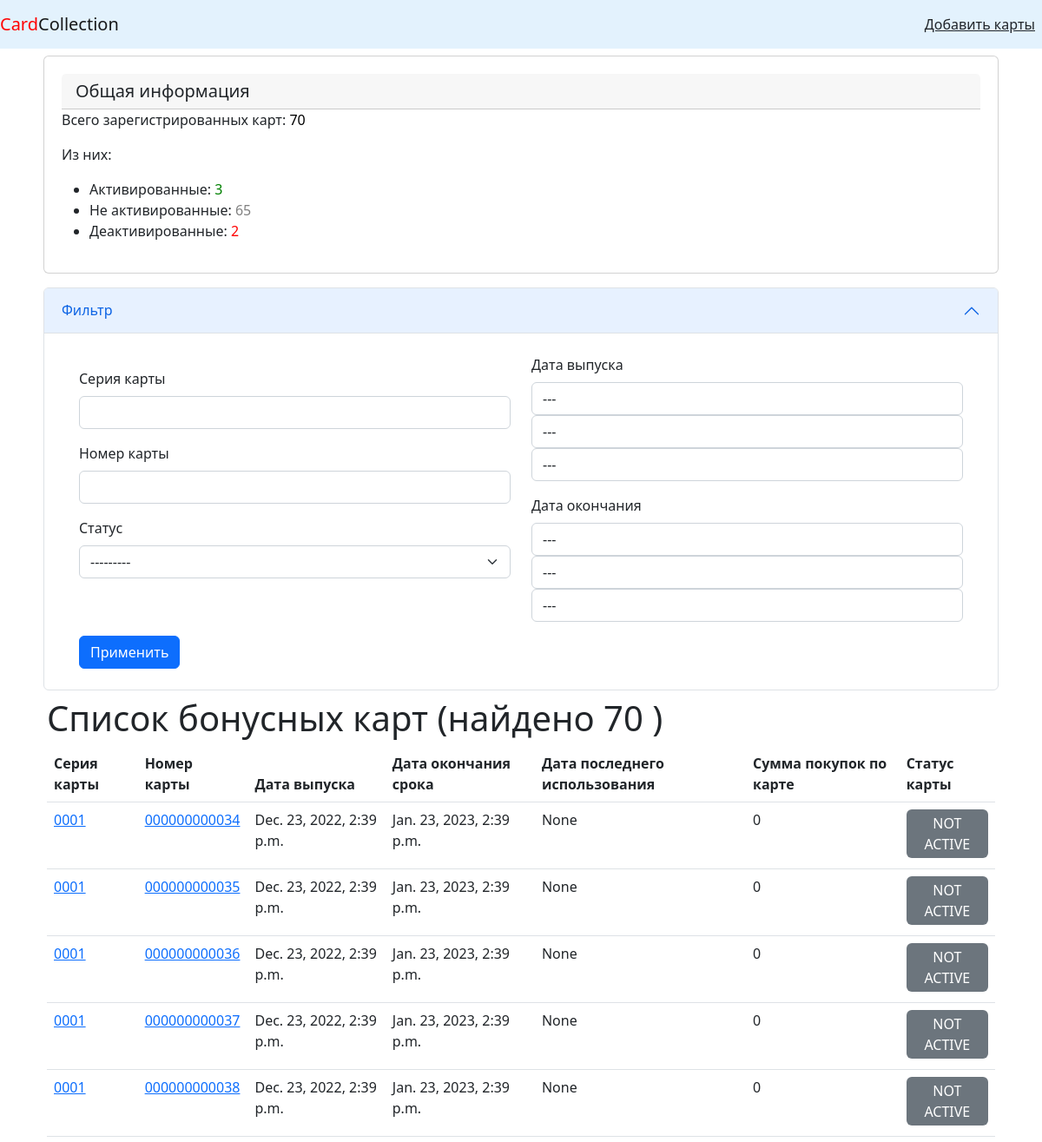
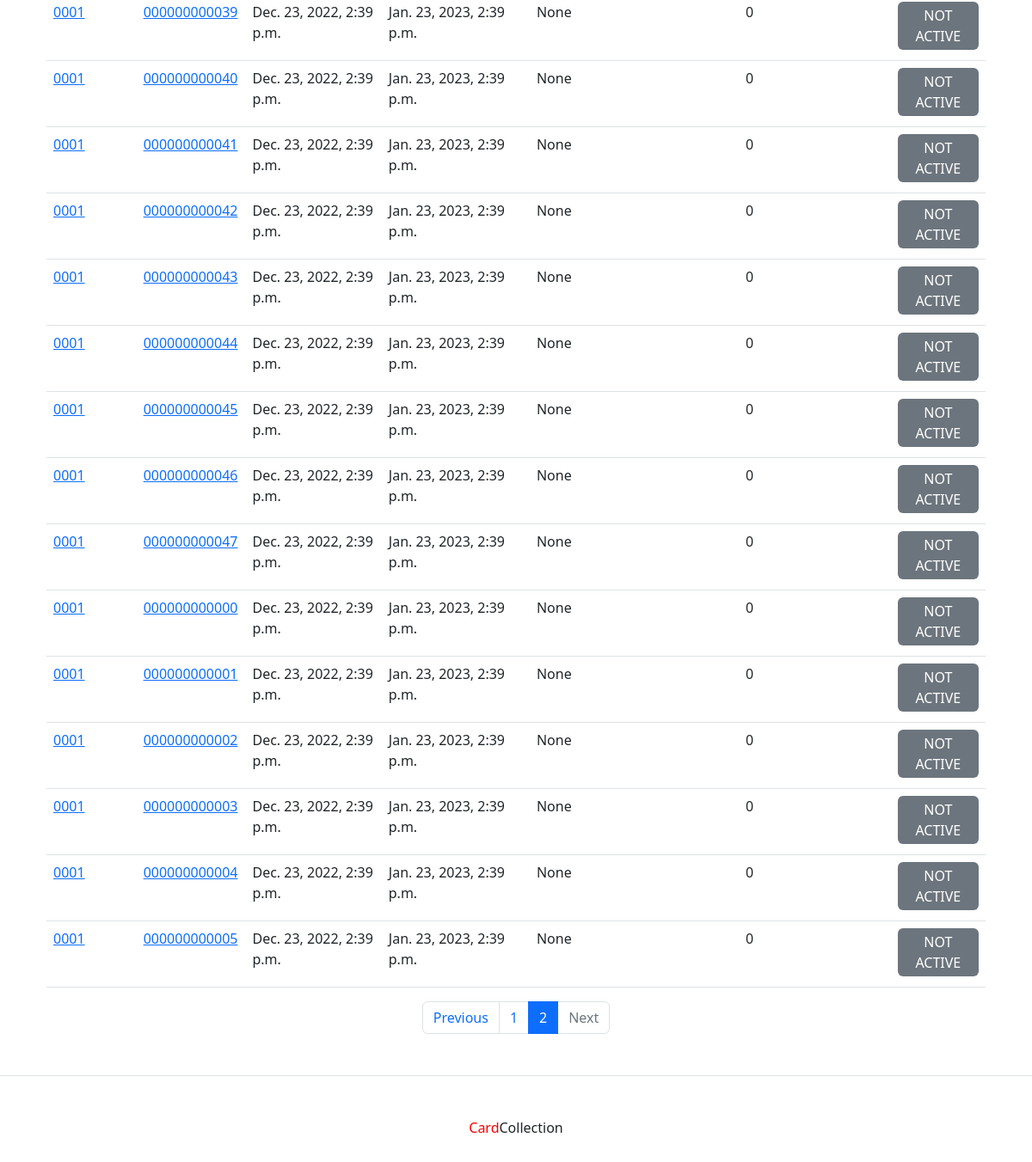
Screenshot of /?page=2 with the database file from the repository (2 pictures, top to bottom).
### bonuscards/models.py (models this page shows, shortened)
class BonusCard(models.Model):
    card_series = models.CharField(max_length=4, validators=[validate_numbers],
                                   verbose_name='Серия карты')
    card_number = models.CharField(max_length=12, validators=[validate_numbers],
                                   verbose_name='Номер карты')
    release_date = models.DateTimeField(auto_now_add=True, verbose_name='Дата выпуска', )
    expire_date = models.DateTimeField(auto_now_add=False, verbose_name='Дата окончания', )
    last_active_date = models.DateTimeField(auto_now_add=False, verbose_name='Дата последнего использования', blank=True, null=True,
                                            default=None)
    total_purchases = models.PositiveIntegerField(default=0)
    status = models.CharField(max_length=100, choices=CARD_STATUS, default="NOT ACTIVE", verbose_name='Статус')
    class Meta:
        verbose_name = 'Bonus_Card'
        ordering = ('-release_date',)
        unique_together = ('card_series', 'card_number')

### bonuscards/views.py (the view)
# urls.py: path('', views.CardsView.as_view(), name='index'),
class CardsView(ListView):
    model = BonusCard
    context_object_name = 'bonuscards'
    template_name = 'main_page_with_filters_and_stats.html'
    def get_context_data(self, **kwargs):
        context = super().get_context_data(**kwargs)
        filtered_cards = CardFilter(self.request.GET, queryset=self.get_queryset())
        context['filter_form'] = filtered_cards.form
        context['filter_items_count'] = filtered_cards.qs.count()
        paginator = Paginator(filtered_cards.qs, 50)
        page = self.request.GET.get('page')
        try:
            context['filter_qs'] = paginator.page(page)
        except PageNotAnInteger:
            context['filter_qs'] = paginator.page(1)
        except EmptyPage:
            context['filter_qs'] = paginator.page(paginator.num_pages)
        context['total_cards'] = BonusCard.objects.all().count
        context['active_cards'] = BonusCard.objects.filter(status='ACTIVE').count()
        context['deactive_cards'] = BonusCard.objects.filter(status='DEACTIVE').count()
        context['not_active_cards'] = BonusCard.objects.filter(status='NOT ACTIVE').count()
        return context

### templates/main_page_with_filters_and_stats.html (shortened to what this page needs)
{% extends "base.html" %}
{% load crispy_forms_tags %}
{% load crispy_forms_filters %}
{% block content %}
    <div class="container p-2 ">
        <div class="card p-1">
            <div class="card-body">
                <h5 class="card-header">Общая информация</h5>
                <p class="card-text">Всего зарегистрированных карт: <span
                        style="color:black">{{ total_cards }}</span></p>
                <p class="card-text">Из них:</p>
                <ul>
                    <li>
                        <p class="card-text">Активированные: <span style="color:Green">{{ active_cards }}</span>
                        </p></li>
                    <li><p class="card-text">Не активированные: <span
                            style="color:Grey">{{ not_active_cards }}</span></p></li>
                    <li><p class="card-text">Деaктивированные: <span style="color:Red">{{ deactive_cards }}</span>
                    </p></li>
                </ul>
            </div>
        </div>
    </div>
    <div class="accordion p-2" id="accordionExample">
        <div class="accordion-item">
            <h2 class="accordion-header" id="headingOne">
                <button class="accordion-button" type="button" data-bs-toggle="collapse" data-bs-target="#collapseOne"
                        aria-expanded="true" aria-controls="collapseOne">
                    Фильтр
                </button>
            </h2>
            <div id="collapseOne" class="accordion-collapse collapse show" aria-labelledby="headingOne"
                 data-bs-parent="#accordionExample">
                <div class="accordion-body">
                    <div class="container p-2">
                            <form method="GET">
                                <div class="container overflow-hidden">
                                    <div class="row gy-5">
                                        <div class="col-6">
                                            <p>{{ filter_form.card_series|as_crispy_field }}</p>
                                            {{ filter_form.card_number|as_crispy_field }}
                                            {{ filter_form.status|as_crispy_field }}
                                        </div>
                                        <div class="col-6">
                                            {{ filter_form.release_date|as_crispy_field }}
                                            {{ filter_form.expire_date|as_crispy_field }}
                                        </div>
                                    </div>
                                    <button type="submit" class="btn btn-primary">Применить</button>
                                </div>
                            </form>
                        </div>
                </div>
            </div>
        </div>
    </div>
        <div class="container">
            {% if filter_qs %}
                <h1> Список бонусных карт (найдено {{ filter_items_count }} ) </h1>
                <table class="table">
                    {% include "mult_cards_table_head.html" %}
                    {% for card in filter_qs.object_list %}
                        {% include "card_item.html" with card=card %}
                    {% endfor %}
                </table>
                {% include "paginator.html" with filter_qs=filter_qs %}
            {% else %}
                <h5>Карт не найдено</h5>
            {% endif %}
        </div>
{% endblock %}

### templates/card_item.html
<tr>
    <td><a href=http://127.0.0.1:8000/?card_series={{ card.card_series }}>{{ card.card_series }}</a></td>
    <td>
        <a href="{% url 'card_detail' card_series=card.card_series card_number=card.card_number %}">{{ card.card_number }}</a>
    </td>
    <td>{{ card.release_date }}</td>
    <td>{{ card.expire_date }}</td>
    <td>{{ card.last_active_date }}</td>
    <td>{{ card.total_purchases }}</td>
    <td>
        {% if card.status == "NOT ACTIVE" %}
            <div class="p-1 mb-1 bg-secondary text-white rounded text-center">
                {{ card.status }}
            </div>
            {% elif card.status == "ACTIVE" %}
            <div class="p-1 mb-1 bg-success text-white rounded text-center">
                {{ card.status }}
            </div>
        {% else %}
            <div class="p-1 mb-1 bg-danger text-white rounded text-center">
                {{ card.status }}
            </div>
        {% endif %}
    </td>
</tr>

### rows the page displays
BonusCard: card_series "0001", card_number "000000000034", release_date "Dec. 23, 2022, 2:39 p.m.", expire_date "Jan. 23, 2023, 2:39 p.m.", last_active_date "None", total_purchases "0", status "NOT ACTIVE"
BonusCard: card_series "0001", card_number "000000000035", release_date "Dec. 23, 2022, 2:39 p.m.", expire_date "Jan. 23, 2023, 2:39 p.m.", last_active_date "None", total_purchases "0", status "NOT ACTIVE"
BonusCard: card_series "0001", card_number "000000000036", release_date "Dec. 23, 2022, 2:39 p.m.", expire_date "Jan. 23, 2023, 2:39 p.m.", last_active_date "None", total_purchases "0", status "NOT ACTIVE"
BonusCard: card_series "0001", card_number "000000000037", release_date "Dec. 23, 2022, 2:39 p.m.", expire_date "Jan. 23, 2023, 2:39 p.m.", last_active_date "None", total_purchases "0", status "NOT ACTIVE"
BonusCard: card_series "0001", card_number "000000000038", release_date "Dec. 23, 2022, 2:39 p.m.", expire_date "Jan. 23, 2023, 2:39 p.m.", last_active_date "None", total_purchases "0", status "NOT ACTIVE"
BonusCard: card_series "0001", card_number "000000000039", release_date "Dec. 23, 2022, 2:39 p.m.", expire_date "Jan. 23, 2023, 2:39 p.m.", last_active_date "None", total_purchases "0", status "NOT ACTIVE"
BonusCard: card_series "0001", card_number "000000000040", release_date "Dec. 23, 2022, 2:39 p.m.", expire_date "Jan. 23, 2023, 2:39 p.m.", last_active_date "None", total_purchases "0", status "NOT ACTIVE"
BonusCard: card_series "0001", card_number "000000000041", release_date "Dec. 23, 2022, 2:39 p.m.", expire_date "Jan. 23, 2023, 2:39 p.m.", last_active_date "None", total_purchases "0", status "NOT ACTIVE"
BonusCard: card_series "0001", card_number "000000000042", release_date "Dec. 23, 2022, 2:39 p.m.", expire_date "Jan. 23, 2023, 2:39 p.m.", last_active_date "None", total_purchases "0", status "NOT ACTIVE"
BonusCard: card_series "0001", card_number "000000000043", release_date "Dec. 23, 2022, 2:39 p.m.", expire_date "Jan. 23, 2023, 2:39 p.m.", last_active_date "None", total_purchases "0", status "NOT ACTIVE"
BonusCard: card_series "0001", card_number "000000000044", release_date "Dec. 23, 2022, 2:39 p.m.", expire_date "Jan. 23, 2023, 2:39 p.m.", last_active_date "None", total_purchases "0", status "NOT ACTIVE"
BonusCard: card_series "0001", card_number "000000000045", release_date "Dec. 23, 2022, 2:39 p.m.", expire_date "Jan. 23, 2023, 2:39 p.m.", last_active_date "None", total_purchases "0", status "NOT ACTIVE"
BonusCard: card_series "0001", card_number "000000000046", release_date "Dec. 23, 2022, 2:39 p.m.", expire_date "Jan. 23, 2023, 2:39 p.m.", last_active_date "None", total_purchases "0", status "NOT ACTIVE"
BonusCard: card_series "0001", card_number "000000000047", release_date "Dec. 23, 2022, 2:39 p.m.", expire_date "Jan. 23, 2023, 2:39 p.m.", last_active_date "None", total_purchases "0", status "NOT ACTIVE"
BonusCard: card_series "0001", card_number "000000000000", release_date "Dec. 23, 2022, 2:39 p.m.", expire_date "Jan. 23, 2023, 2:39 p.m.", last_active_date "None", total_purchases "0", status "NOT ACTIVE"
BonusCard: card_series "0001", card_number "000000000001", release_date "Dec. 23, 2022, 2:39 p.m.", expire_date "Jan. 23, 2023, 2:39 p.m.", last_active_date "None", total_purchases "0", status "NOT ACTIVE"
BonusCard: card_series "0001", card_number "000000000002", release_date "Dec. 23, 2022, 2:39 p.m.", expire_date "Jan. 23, 2023, 2:39 p.m.", last_active_date "None", total_purchases "0", status "NOT ACTIVE"
BonusCard: card_series "0001", card_number "000000000003", release_date "Dec. 23, 2022, 2:39 p.m.", expire_date "Jan. 23, 2023, 2:39 p.m.", last_active_date "None", total_purchases "0", status "NOT ACTIVE"
BonusCard: card_series "0001", card_number "000000000004", release_date "Dec. 23, 2022, 2:39 p.m.", expire_date "Jan. 23, 2023, 2:39 p.m.", last_active_date "None", total_purchases "0", status "NOT ACTIVE"
BonusCard: card_series "0001", card_number "000000000005", release_date "Dec. 23, 2022, 2:39 p.m.", expire_date "Jan. 23, 2023, 2:39 p.m.", last_active_date "None", total_purchases "0", status "NOT ACTIVE"

### other values shown
{{ total_cards }} "70"
{{ active_cards }} "3"
{{ not_active_cards }} "65"
{{ deactive_cards }} "2"
{{ filter_items_count }} "70"
{{ i }} "1"
{{ i }} "2"
